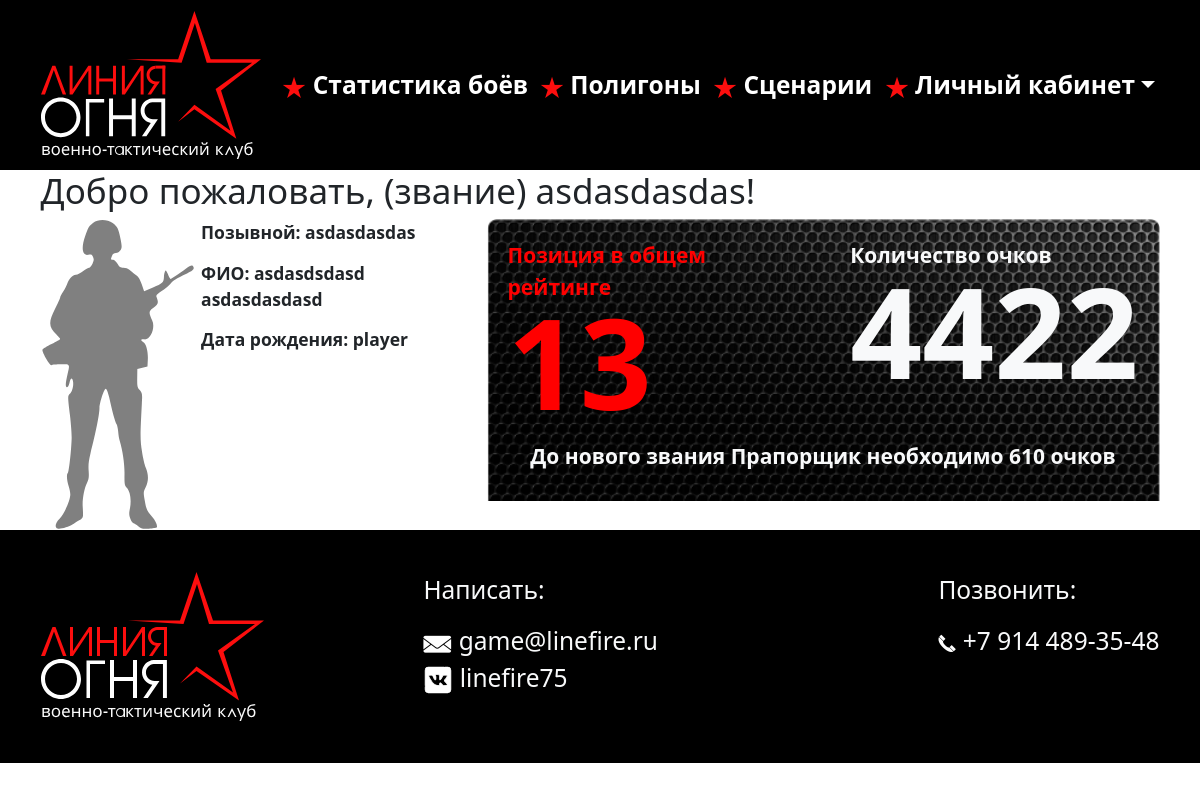
The page /player/7/ (signed in) on the database its author committed.
### main/models.py (models this page shows, shortened)
class CustomUser(AbstractUser):
    USER_TYPE_CHOICES = (
        ('manager', 'Manager'),
        ('player', 'Player'),
    )
    user_type = models.CharField(max_length=10, choices=USER_TYPE_CHOICES)

### main/views.py (the view)
# urls.py: path('player/<int:pk>/', player_profile, name='player_profile'),
@login_required
def player_profile(request, pk):
    player = get_object_or_404(CustomUser, pk=pk)
    return render(request, 'player_profile.html', {'player': player})

### main/context_processors.py (called while the page is built)
def contact_form(request):
    return {'contact_form': ContactForm()}

### main/templates/player_profile.html (shortened to what this page needs)
{% load static %}
{% include 'layout/top.html' %}
{% include 'layout/navbar.html' %}
<div class="container">
    {% if request.user.is_authenticated and request.user.user_type == 'player' or request.user.user_type == 'manager' %}
    <div>
        <h1>Добро пожаловать, (звание) {{ player.username }}!</h1>
        <div class="d-flex justify-content-between">
            <div class="d-flex">
                <img src="{% static 'main/images/solder_svg.svg' %}" height="311" width="161"/>
                <div>
                    <p class="fs-5 fw-bold">Позывной: {{ player.username }}</p>
                    <p class="fs-5 fw-bold">ФИО: {{ player.first_name }} {{ player.last_name }}</p>
                    <p class="fs-5 fw-bold">Дата рождения: {{ player.dob }} {{ player.user_type }}</p>
                </div>
            </div>
            <div class="fs-5 fw-bold text-light">
                <div class="plashka">
                    <div class="d-flex justify-content-around">
                        <div class="text-red m-4">
                            <p class="fs-4">Позиция в общем рейтинге</p>
                            <p class="fs-126 m--1">13</p>
                        </div>
                        <div class="m-4">
                            <p class="fs-4">Количество очков</p>
                            <p class="fs-126 m--1">4422</p>
                        </div>
                    </div>
                    <div class="d-flex justify-content-center p-3 fs-4">
                        <p>До нового звания Прапорщик необходимо 610 очков</p>
                    </div>
                </div>
            </div>
        </div>
    </div>
    {% endif %}
</div>
{% include 'layout/footer.html' %}
{% include 'layout/bottom.html' %}

### main/static/main/css/application.css (style rules this page uses)
html, body { padding: 0; margin: 0; font-size: 14px; font-family: "Helvetica Neue",Helvetica,Arial,sans-serif; }
img { max-width: 100%; }

### rows shown on the page
CustomUser: username "asdasdasdas", first_name "asdasdsdasd", last_name "asdasdasdasd", user_type "player"
